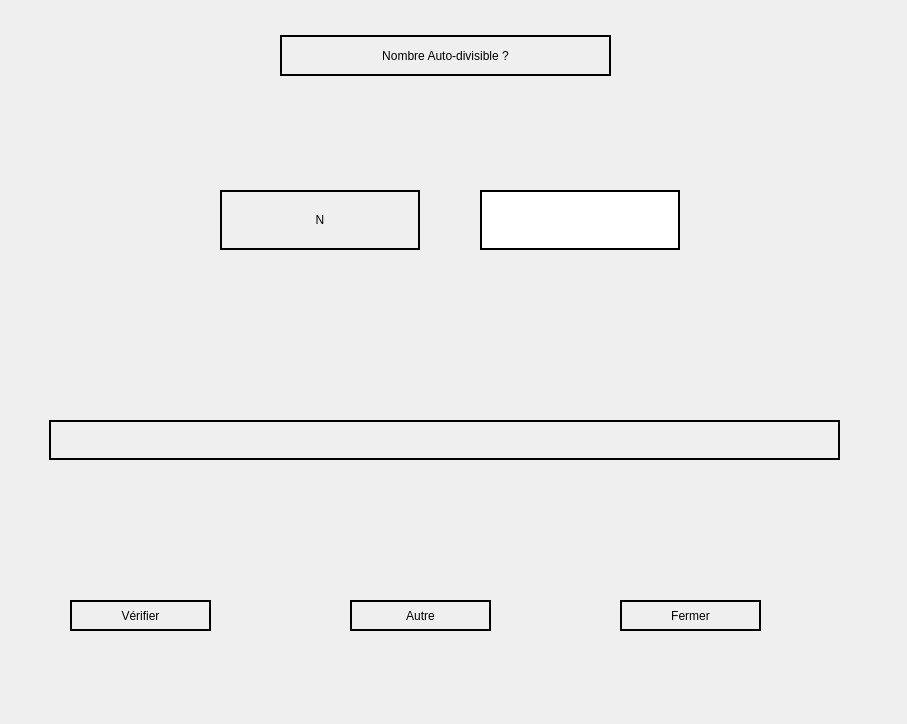
<?xml version="1.0" encoding="UTF-8"?>
<ui version="4.0">
 <class>Form</class>
 <widget class="QWidget" name="Form">
  <property name="geometry">
   <rect>
    <x>0</x>
    <y>0</y>
    <width>907</width>
    <height>724</height>
   </rect>
  </property>
  <property name="windowTitle">
   <string>Form</string>
  </property>
  <widget class="QLabel" name="label">
   <property name="geometry">
    <rect>
     <x>280</x>
     <y>35</y>
     <width>331</width>
     <height>41</height>
    </rect>
   </property>
   <property name="styleSheet">
    <string notr="true">border: 2px solid black;
font: 75 16pt &quot;MS Shell Dlg 2&quot;;</string>
   </property>
   <property name="text">
    <string>Nombre Auto-divisible ?</string>
   </property>
   <property name="alignment">
    <set>Qt::AlignCenter</set>
   </property>
  </widget>
  <widget class="QLabel" name="label_2">
   <property name="geometry">
    <rect>
     <x>220</x>
     <y>190</y>
     <width>200</width>
     <height>60</height>
    </rect>
   </property>
   <property name="styleSheet">
    <string notr="true">border: 2px solid black;
font: 75 16pt &quot;MS Shell Dlg 2&quot;;</string>
   </property>
   <property name="text">
    <string>N</string>
   </property>
   <property name="alignment">
    <set>Qt::AlignCenter</set>
   </property>
  </widget>
  <widget class="QLineEdit" name="lineEdit">
   <property name="geometry">
    <rect>
     <x>480</x>
     <y>190</y>
     <width>200</width>
     <height>60</height>
    </rect>
   </property>
   <property name="styleSheet">
    <string notr="true">border: 2px solid black;
text-align: center;</string>
   </property>
   <property name="alignment">
    <set>Qt::AlignCenter</set>
   </property>
  </widget>
  <widget class="QLabel" name="resultLabel">
   <property name="geometry">
    <rect>
     <x>49</x>
     <y>420</y>
     <width>791</width>
     <height>40</height>
    </rect>
   </property>
   <property name="styleSheet">
    <string notr="true">border: 2px solid black;
font: 75 16pt &quot;MS Shell Dlg 2&quot;;</string>
   </property>
   <property name="text">
    <string/>
   </property>
   <property name="alignment">
    <set>Qt::AlignCenter</set>
   </property>
  </widget>
  <widget class="QPushButton" name="verifierButton">
   <property name="geometry">
    <rect>
     <x>70</x>
     <y>600</y>
     <width>141</width>
     <height>31</height>
    </rect>
   </property>
   <property name="styleSheet">
    <string notr="true">border: 2px solid black;
font: 75 12pt &quot;MS Shell Dlg 2&quot;;</string>
   </property>
   <property name="text">
    <string>Vérifier</string>
   </property>
  </widget>
  <widget class="QPushButton" name="autreButton">
   <property name="geometry">
    <rect>
     <x>350</x>
     <y>600</y>
     <width>141</width>
     <height>31</height>
    </rect>
   </property>
   <property name="styleSheet">
    <string notr="true">border: 2px solid black;
font: 75 12pt &quot;MS Shell Dlg 2&quot;;</string>
   </property>
   <property name="text">
    <string>Autre</string>
   </property>
  </widget>
  <widget class="QPushButton" name="fermerButton">
   <property name="geometry">
    <rect>
     <x>620</x>
     <y>600</y>
     <width>141</width>
     <height>31</height>
    </rect>
   </property>
   <property name="styleSheet">
    <string notr="true">border: 2px solid black;
font: 75 12pt &quot;MS Shell Dlg 2&quot;;</string>
   </property>
   <property name="text">
    <string>Fermer</string>
   </property>
  </widget>
 </widget>
 <resources/>
 <connections/>
</ui>
